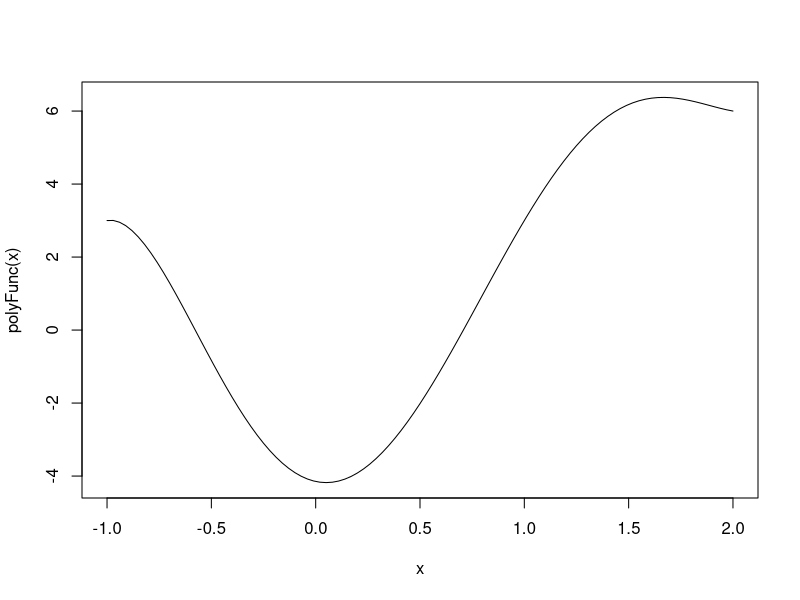
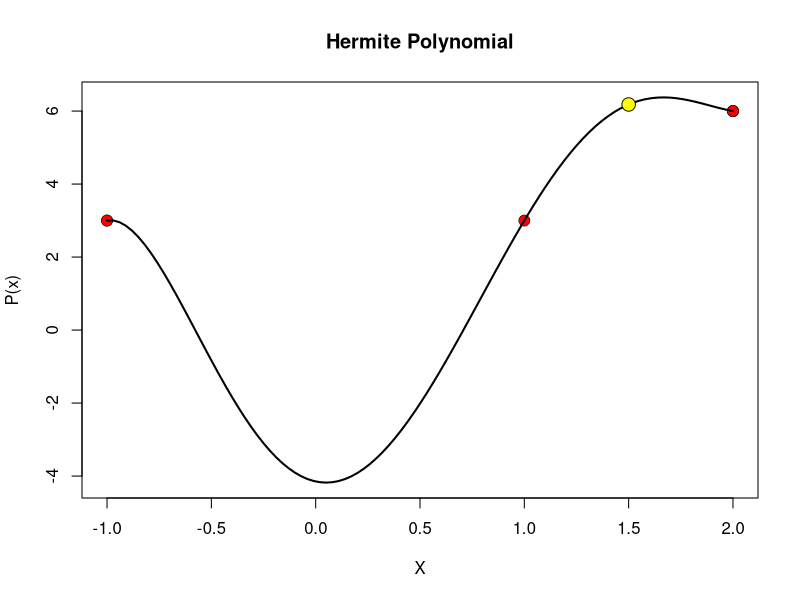

The R script that drew these images, in order:
intH = function(A, xs, showTable = F, showExpr = F, showMatrix = F, showGraph = F){
  A = A[order(A[, 1]), ]
  
  expandedTable = A
  separatorLine = paste(rep("-", 10), collapse = "")
  
  pos = 0
  for (i in 1:nrow(A)){
    for (j in ncol(A):3){
      if (!is.na(A[i,j])){
        if ((sum(is.na(A[i,3:j])) == 0)){
          newRow = A[i,]
          newRow[(j):length(newRow)] = NA
          isLastRow = (i + 1 + pos) > nrow(expandedTable)
          if (isLastRow){
            expandedTable = rbind(expandedTable, newRow)
            
          } else{
            expandedTable = rbind(expandedTable[1:(i + pos), ], newRow, 
                                  expandedTable[(i + 1 + pos):nrow(expandedTable), ])
          }
          pos = pos + 1
        } else{
          expandedTable[(i + pos), j] = NA
        }
      }
    }
  }
  row.names(expandedTable) = NULL
  
  
  for (i in 1:nrow(expandedTable)) {
    for (j in 3:ncol(expandedTable)) {
      if (!is.na(expandedTable[i, j])) {
        expandedTable[i, j] <- expandedTable[i, j] / (factorial(j - 2))
      }
    }
  }
  
  
  degree = nrow(expandedTable) - 1
  x = xs
  divDiff = expandedTable
  
  for (i in 1:degree){
    result = rep(0, nrow(expandedTable))
    
    for (j in 1:(nrow(expandedTable) - i)){
      currentCol = i + 1
      
      if ((currentCol + 1) > ncol(divDiff) || is.na(divDiff[j, (currentCol + 1)])){
        currentDiff = divDiff[(j + 1), currentCol]
        previousDiff = divDiff[j, currentCol]
        currentX = divDiff[(j + i), 1]
        prevX = divDiff[j, 1]
        
        result[j] = (currentDiff - previousDiff) / (currentX - prevX)
      } else{
        result[j] = divDiff[j, (currentCol + 1)]
      }
    }
    
    if (currentCol < ncol(expandedTable)){
      divDiff[, (currentCol + 1)] = result
    } else{
      divDiff = cbind(divDiff, result)
    }
    
    colnames(divDiff)[i+2] = paste("DD", i)
  }
  
  if (showTable){
    print("Divided differences: ")
    print(divDiff)
    print(separatorLine)
  }
  
  expr = as.character(divDiff[1, 2])
  matrix = matrix(c(0, divDiff[1, 2], divDiff[1, 2], divDiff[1, 2]), 
                  nrow = nrow(expandedTable), ncol = 4, byrow = TRUE)
  colnames(matrix) = list("Order", "Coef", "Coef value", "Aprox")
  
  for (i in 1:degree) {
    term = "1"
    
    for (j in 1:i) {
      term = paste(term, "*", paste("(x - ", divDiff[j, 1], ")", sep = ""))
    }
    
    expr = paste(expr, "+", as.character(divDiff[1, i + 2]), "*", term)
    aprox = eval(parse(text = expr))
    coefValue = eval(parse(text = paste(as.character(divDiff[1, i + 2]), "*", term)))
    matrix[i+1,] = c(i, divDiff[1, (i + 2)], coefValue, aprox)
  }
  expr = gsub(" 1 \\*", "", expr)

  if (showExpr){
    cat("P(x) = ", expr, "\n")
    print(separatorLine)
  }
  
  # Graphs
  polyFunc = function(x) {
    eval(parse(text = expr))
  }
  
  if (showGraph){
    curve_results = curve(polyFunc, from = min(expandedTable[,1]), 
                          to = max(expandedTable[,1]))
    
    plot(expandedTable[,1], expandedTable[,2], pch = 21, cex = 1.5, lwd = 0.5, 
         bg = "red", main = "Hermite Polynomial", xlab = "X", ylab = "P(x)", 
         ylim = c(min(curve_results$y), max(curve_results$y)))
    
    lines(curve_results, col = "black", lwd = 2)
    
    points(xs, polyFunc(xs), pch = 21, cex = 1.8, lwd = 0.9, bg = "yellow")
  }

  
  if (showMatrix){
    print("Matrix: ")
    print(matrix)
    print(separatorLine)
  }
  
  cat("Aprox: ")
  
  return(polyFunc(xs))
}


# Ejemplo
x=c(3,2,5,6,9)
fx=c(27,6,135,234,783)
dx=c(33,NA,85,NA,NA)
dxx=c(20,NA,NA,15,NA)
A=cbind(x,fx, dx, dxx) ; A

intH(A, 4.5, T, T, T)

# Ejemplo PPT
x = c(-1, 1, 2)
fx = c(3, 3, 6)
dx = c(1,NA,-1)
dxx = c(NA, NA, 10)
A = cbind(x,fx,dx, dxx) ; A

intH(A,1.5, T, T, T, T)
